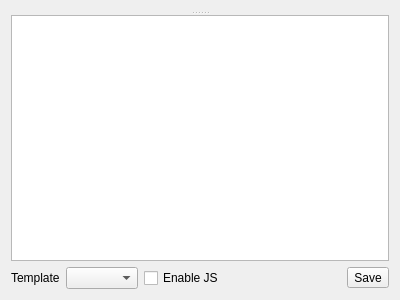
<?xml version="1.0" encoding="UTF-8"?>
<ui version="4.0">
 <class>Form</class>
 <widget class="QWidget" name="Form">
  <property name="geometry">
   <rect>
    <x>0</x>
    <y>0</y>
    <width>400</width>
    <height>300</height>
   </rect>
  </property>
  <property name="palette">
   <palette>
    <active>
     <colorrole role="Highlight">
      <brush brushstyle="SolidPattern">
       <color alpha="255">
        <red>51</red>
        <green>153</green>
        <blue>255</blue>
       </color>
      </brush>
     </colorrole>
    </active>
    <inactive>
     <colorrole role="Highlight">
      <brush brushstyle="SolidPattern">
       <color alpha="255">
        <red>255</red>
        <green>255</green>
        <blue>153</blue>
       </color>
      </brush>
     </colorrole>
    </inactive>
    <disabled>
     <colorrole role="Highlight">
      <brush brushstyle="SolidPattern">
       <color alpha="255">
        <red>51</red>
        <green>153</green>
        <blue>255</blue>
       </color>
      </brush>
     </colorrole>
    </disabled>
   </palette>
  </property>
  <property name="windowTitle">
   <string>Form</string>
  </property>
  <layout class="QVBoxLayout" name="verticalLayout">
   <item>
    <widget class="QSplitter" name="splitter">
     <property name="orientation">
      <enum>Qt::Vertical</enum>
     </property>
     <widget class="QWidget" name="webView">
       <layout class="QHBoxLayout" name="webViewHorizontalLayout">
       </layout>
     </widget>
     <widget class="QPlainTextEdit" name="teLog">
      <property name="minimumSize">
       <size>
        <width>0</width>
        <height>50</height>
       </size>
      </property>
      <property name="maximumSize">
       <size>
        <width>16777215</width>
        <height>16777215</height>
       </size>
      </property>
      <property name="font">
       <font>
        <family>Courier New</family>
       </font>
      </property>
      <property name="tabChangesFocus">
       <bool>true</bool>
      </property>
      <property name="readOnly">
       <bool>true</bool>
      </property>
     </widget>
    </widget>
   </item>
   <item>
    <layout class="QHBoxLayout" name="horizontalLayout">
     <item>
      <widget class="QLabel" name="lTemplate">
       <property name="text">
        <string>Template</string>
       </property>
       <property name="buddy">
        <cstring>cbTemplate</cstring>
       </property>
      </widget>
     </item>
     <item>
      <widget class="QComboBox" name="cbTemplate"/>
     </item>
     <item>
      <widget class="QCheckBox" name="cbEnableJavascript">
       <property name="text">
        <string>Enable JS</string>
       </property>
      </widget>
     </item>
     <item>
      <widget class="QLabel" name="prgStatus">
      </widget>
     </item>
     <item>
      <spacer name="horizontalSpacer">
       <property name="orientation">
        <enum>Qt::Horizontal</enum>
       </property>
       <property name="sizeHint" stdset="0">
        <size>
         <width>40</width>
         <height>20</height>
        </size>
       </property>
      </spacer>
     </item>
     <item>
      <widget class="QToolButton" name="tbSave">
       <property name="text">
        <string>Save</string>
       </property>
       <property name="icon">
        <iconset resource="../../../icons/enkiicons.qrc">
         <normaloff>:/enkiicons/save.png</normaloff>:/enkiicons/save.png</iconset>
       </property>
      </widget>
     </item>
    </layout>
   </item>
  </layout>
 </widget>
 <customwidgets>
  <customwidget>
   <class>QWebView</class>
   <extends>QWidget</extends>
   <header>QtWebKit/QWebView</header>
  </customwidget>
 </customwidgets>
 <resources>
  <include location="../../../icons/enkiicons.qrc"/>
 </resources>
 <connections/>
</ui>
